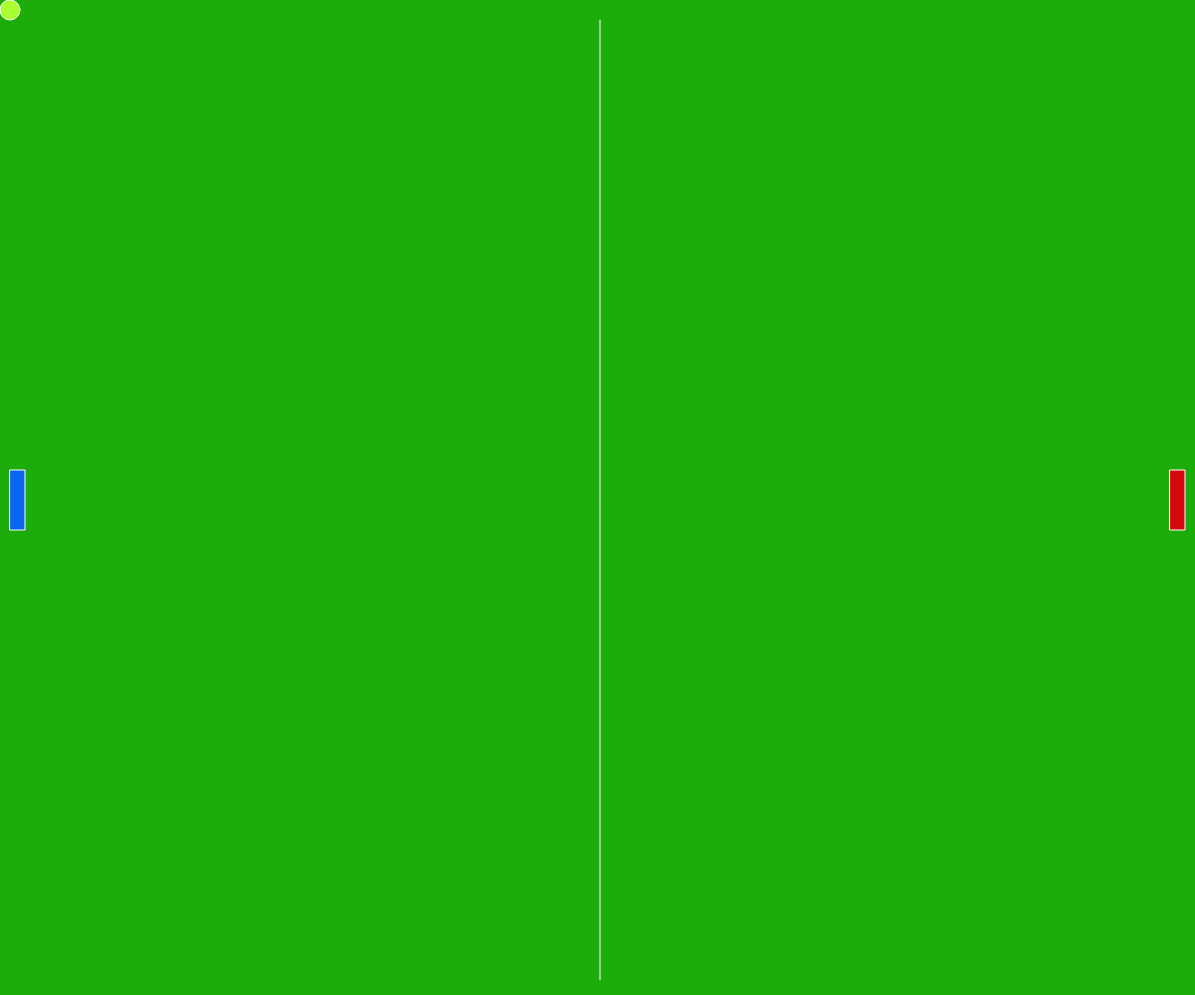
Frame 1 (no input)
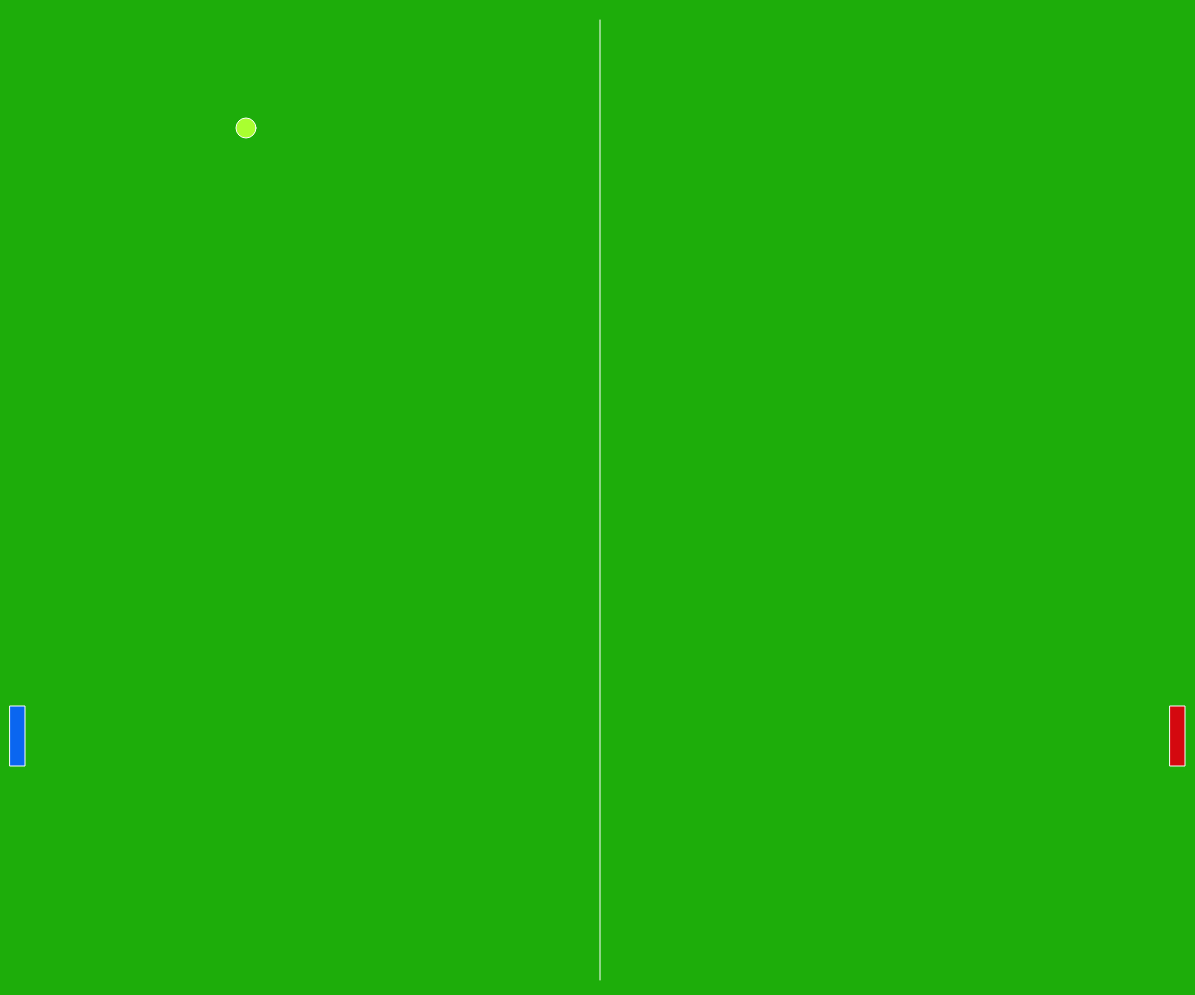
Frame 60 (no input)
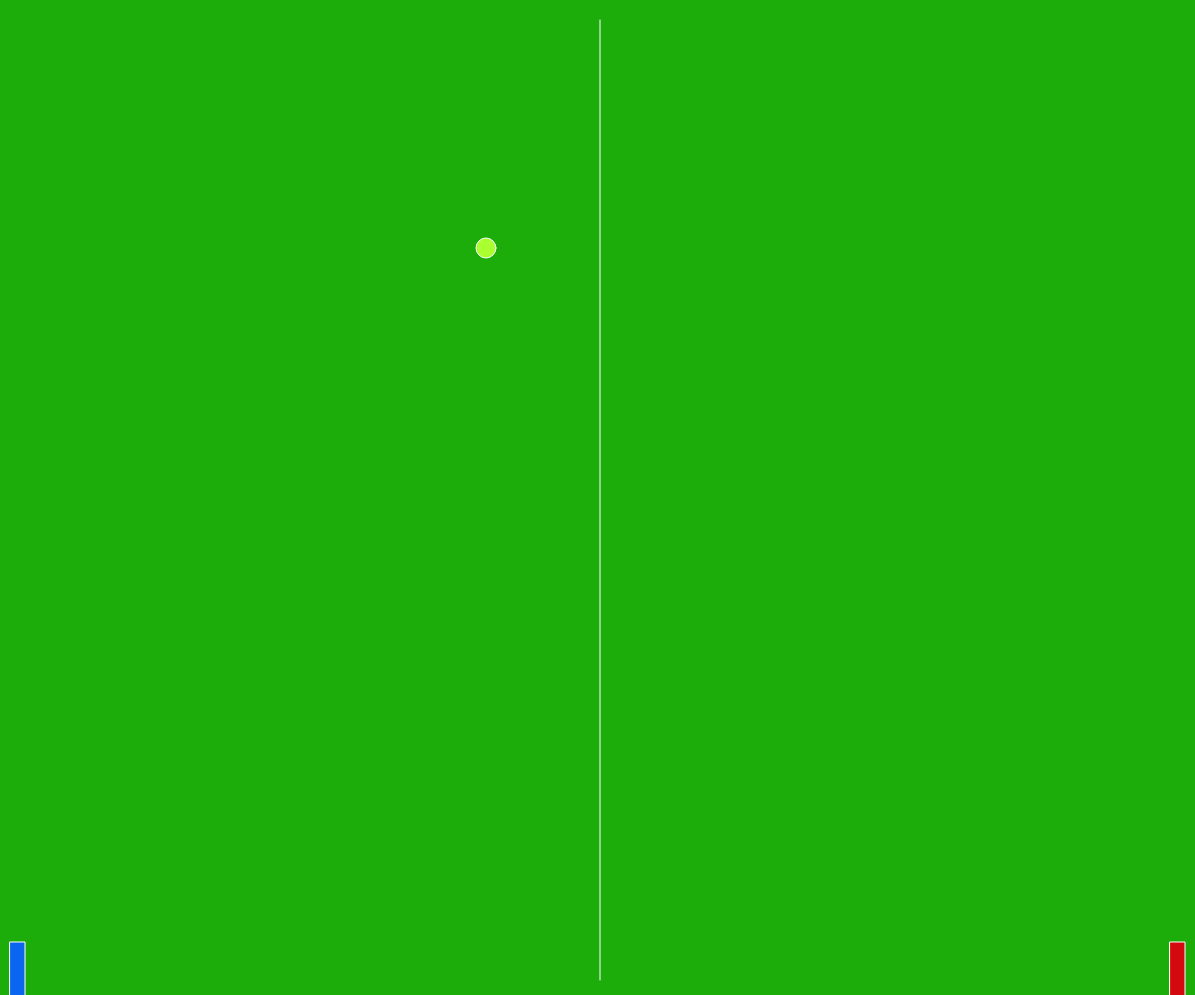
Frame 120 (the mouse pressed at the canvas centre since frame 60)

The p5.js sketch that drew these frames (run headless with seeded random() and noise() and a simulated clock; from frame 60 on, the mouse is pressed at the canvas centre):

// p5.js sketch
// ── sketch.js
let r1x = 10;
let r1y = 10;

let r2x = 10;
let r2y = 10;

let bx = 10;
let by = 10;
let ball = new Ball(bx, by,20);

let p1;
let redPoints = 0;

let p2;
let bluePoints = 0;

function setup() {
  createCanvas(windowWidth-5, windowHeight-5);
  p1 = new Player(10,(windowHeight/2)-30,15,60,"#0a66f0");
  p2 = new Player(windowWidth-30,(windowHeight/2)-30,15,60,"#d4080f");
}

function draw() {
  background("#1dad0a");
  stroke("#fff");
  line(windowWidth/2,20,windowWidth/2,windowHeight-20);

  ball.display();
  p1.display();
  p2.display();

}


function keyPressed() {
  console.log(keyCode);
  if (keyCode === 83 || keyCode === 87) p1.direction(keyCode);

  if (keyCode === 40) {
    p2.direction(83);
  } else if (keyCode === 38) {
    p2.direction(87);
  }
}

// ── ball.js
class Ball {
  constructor(x,y,d) {
    this.x = x
    this.y = y
    this.d = d
    this.c = "#a9ff30";
    this.stepX = 4;
    this.stepY = 2;
  }

  display() {
    fill(this.c);
    circle(this.x,this.y,this.d);
    this.hasCollition();
    this.bounce();
    this.move();
  }

  move() {
    this.x += this.stepX;
    this.y += this.stepY;
  }

  bounce() {
    if (this.x <= p1.getX()+p1.getW() && this.y >= p1.getY() && this.y <= p1.getY()+p1.getH()) {
      this.stepX = 2
    } else if (this.x >= p2.getX() && this.y >= p2.getY() && this.y <= p2.getY()+p2.getH()) {
      this.stepX = -2;
    }
  }

  hasCollition() {
    if(this.y - this.d/2 <= 0) {
      this.stepY = 2;
    } else if (this.y + this.d/2 >= windowHeight) {
      this.stepY = -2;
    } else if (this.x + this.d/2 <= 0 ) {
      redPoints++;
      alert("Punto para jugador rojo! - Puntaje: Rojo: " + redPoints + " - Azul: " + bluePoints);
      //refresh
      this.stepX = 2;
    } else if (this.x + this.d/2 >= windowWidth) {
      bluePoints++;
      alert("Punto para jugador azul! - Puntaje: Rojo: " + redPoints + " - Azul: " + bluePoints);
      //refresh
      this.stepX = -2;
    }
  }

}

// ── player.js
class Player {
  constructor(x,y,w,h,c) {
    this.x = x
    this.y = y
    this.w = w
    this.h = h
    this.c = c;
    this.stepY = 4;
  }

  display() {
    fill(this.c);
    rect(this.x,this.y,this.w,this.h);
    this.hasCollition();
    this.move();
  }

  direction(key) {
    console.log(key);
    if (key === 83) this.stepY = 4;
    else if(key === 87) this.stepY = -4;
    this.move();
  }

  move() {
    this.y += this.stepY;
  }

  hasCollition() {
    if(this.y <= 0) {
      this.stepY = 0;
    } else if (this.y + this.h >= windowHeight) {
      this.stepY = 0;
    }
  }

  getX() {
    return this.x;
  }

  getY() {
    return this.y;
  }

  getW() {
    return this.w;
  }

  getH() {
    return this.h;
  }

}
